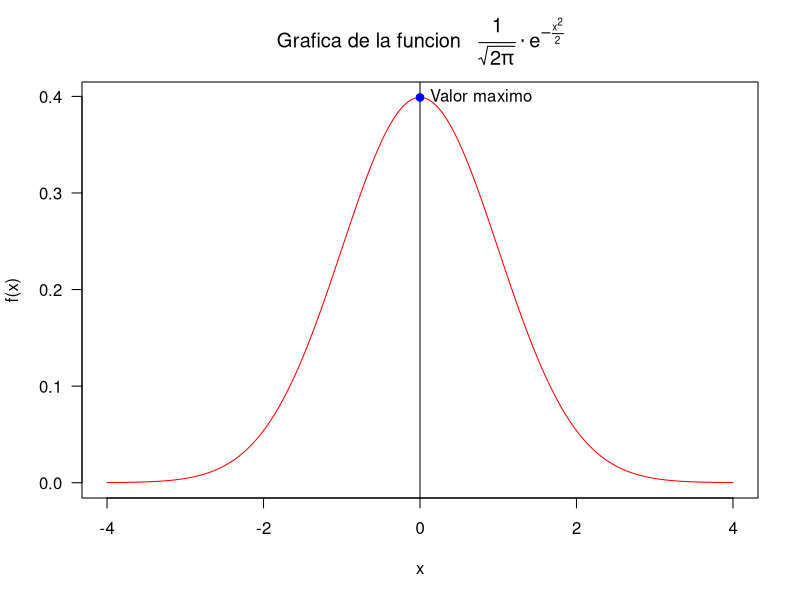
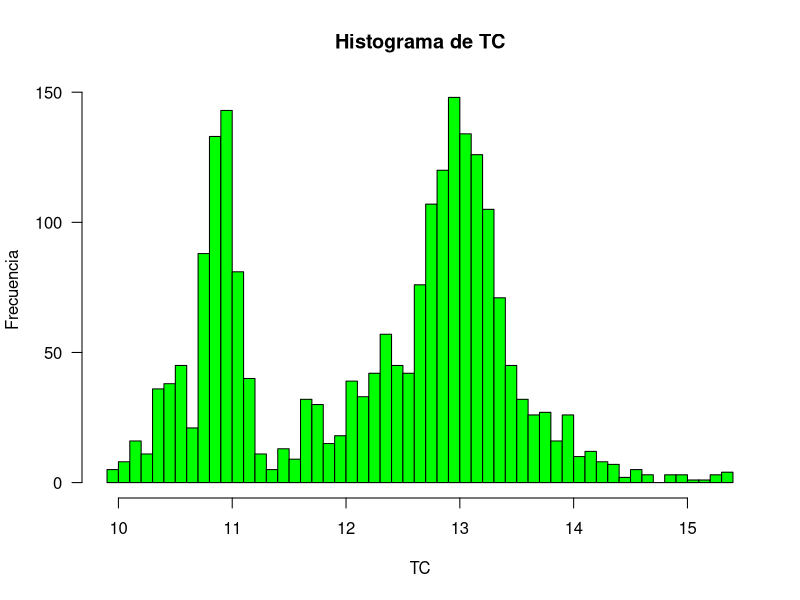
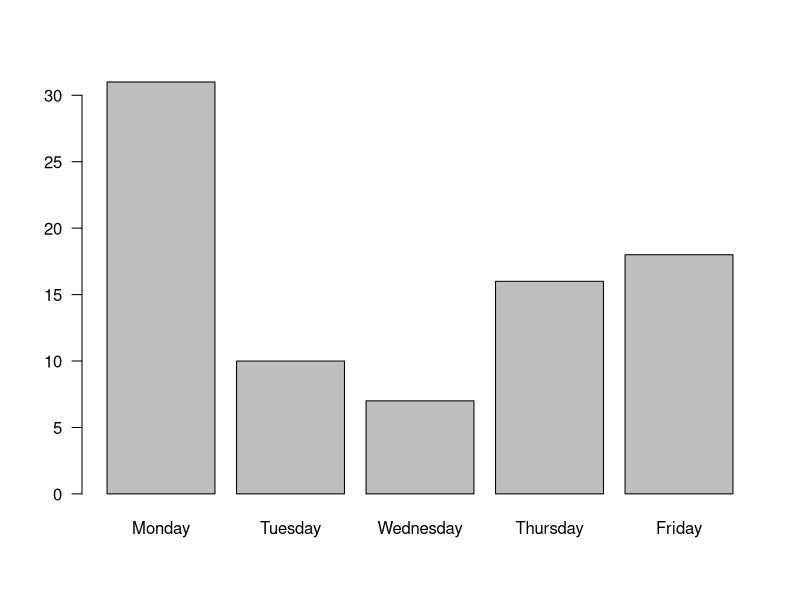
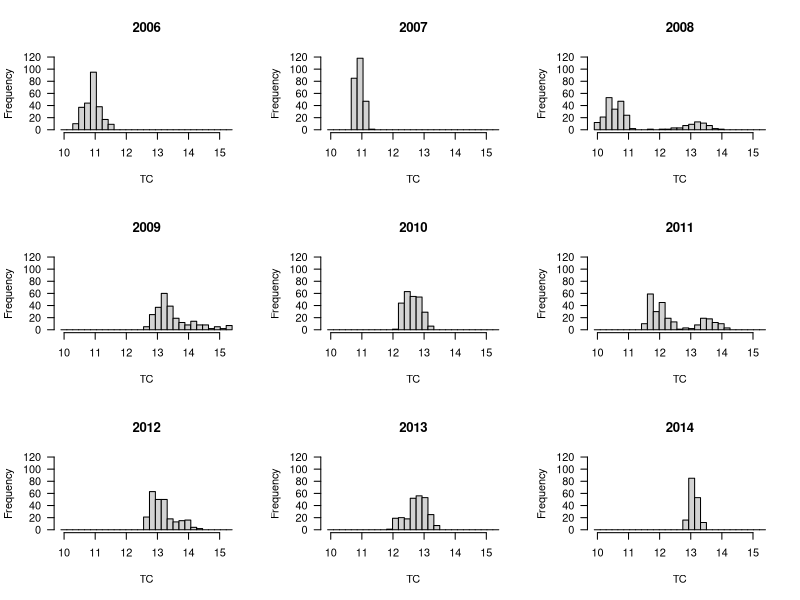
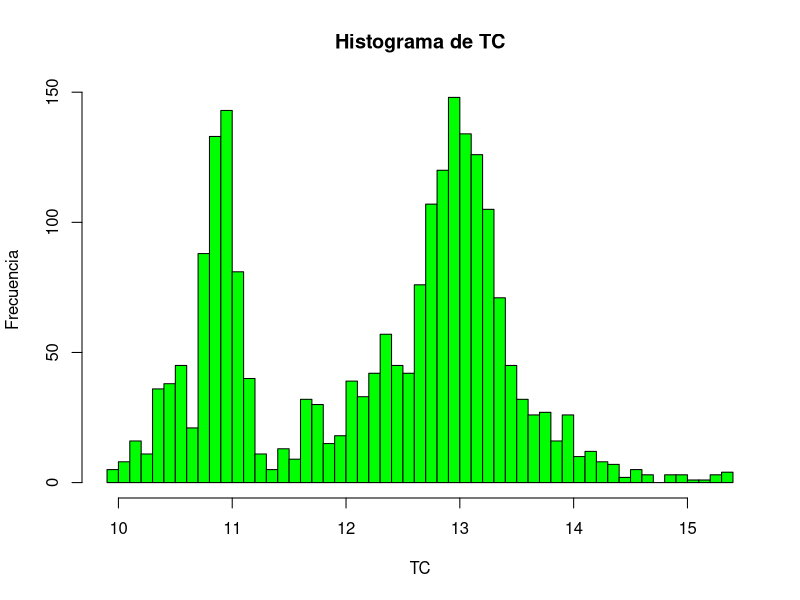

Write the R code that produced these figures, in order.
## ---- chunk 1
##Pregunta 1
 normal  <- function(x){
   1/sqrt(2*pi)*exp((-x^2)/2)
 }
##Gráfica
curve(normal, from = -4, to = 4, xlab = "x", ylab = "f(x)", n = 1000, col= "red", main = expression(paste("Grafica de la funcion   ", over(1,sqrt(2*pi))%.%e^-over(x^2,2))), par(las = 1))
##
 abline(v = 0, col = "black")
##
 points(x = 0, y = 1/sqrt(2*pi), col = "blue", pch = 19)
 text(x = 0, y = 1/sqrt(2*pi), "Valor maximo", pos = 4)
## ---- chunk 2
##Pregunta 2
 TC.Banxico <- read.table("tipoCambioBanxico.txt", header = TRUE, sep = "|", stringsAsFactors = FALSE)
##
 TC.Banxico
## ---- chunk 3
##Pregunta 3
 ?strptime
 str(TC.Banxico)
 TC.Banxico[,1] <- as.Date(TC.Banxico[,1], format = "%d/%m/%Y")
 str(TC.Banxico)
## ---- chunk 4
##Pregunta 4
 x1 <- unclass(TC.Banxico[,1])
##Máximo
 as.Date(max(x1), origin="1970-01-01")
##Mínimo
 as.Date(min(x1), origin="1970-01-01")
##Otra forma utilizando Range
 as.Date(range(x1), origin="1970-01-01")
## ---- chunk 5
##Pregunta 5
 options(digits = 5)
 x1 <- subset(TC.Banxico, TC != "N/E")
 x1[,2] <- as.numeric(x1[,2])
 str(x1)
##Histograma
 hist(x1[,2], breaks = 56, col = "green", main = "Histograma de TC", xlab = "TC", ylab = "Frecuencia")
## ---- chunk 6
##Pregunta 6
##El número de observaciones en cada rango
 c(ran1 = sum(x1[,2]<=10), ran2 = sum((x1[,2]<=11) & (x1[,2]>=10)), ran3 = sum((x1[,2]<=12) & (x1[,2]>=11)), ran4 = sum((x1[,2]<=13) & (x1[,2]>=12)), ran5 = sum((x1[,2]<=14) & (x1[,2]>=13)), ran6 = sum((x1[,2]<=15) & (x1[,2]>=14)), ran7 = sum(x1[,2]>=15))
##Por lo tanto los rangos con mayores observaciones son ran4 y ran5, es decir entre los tipos de cambio 12-13 y 13-14
## ---- chunk 7
##Pregunta 7
 png(file = "HistogramaTC.png", bg = "transparent", units = "px", width = 450, height = 500)
 hist(x1[,2], breaks = 56, col = "green", main = "Histograma de TC", xlab = "TC", ylab = "Frecuencia")
 dev.off()
 
## ---- chunk 8
##Pregunta 8
 tabla <- table(weekdays(TC.Banxico$Fecha.DOF), TC.Banxico$TC == "N/E")
 tabla <- tabla[,-1]
 tabla <- tabla[c(2,6,7,5,1)]
 tabla
## ---- chunk 9
##Pregunta 9
 barplot(tabla)
##Observando la gráfica se puede ver que el día que menos se publica el TC es en lunes
## ---- chunk 10
##Pregunta 10
 x1$Periodo <- as.POSIXlt(x1[,1])
 x1$Periodo <- x1[,3]$year + 1900
##Tuve que sumar 1900 ya que POSIXlt regresa una lista de 9 elementos, y consultando la ayuda ?POSIXlt, pude observar que cuando ocupo el elemento year me regresa los años desde 1900 
## ---- chunk 11
##Pregunta 11
 par(mfrow = c(3,3))
 for(i in 1:9){
   hist(x1[,2][x1[,3] == 2005+i], breaks = seq(9.9, 15.4, length.out = 30), xlim = c(9.9, 15.4), ylim = c(0, 120), main = 2005+i,  xlab = "TC")
 }
## ---- chunk 12
##Pregunta 12
##2006: El tipo de cambio se encuentra acotado entre 10 y 12, la media se encuentra aproximadamante en 11
##2007: La media se encuentra antes de 11 y hay muy poca desviación estándar
##2008: El tipo de cambio es muy cambiante, la media se encuentra entre 10 y 11
##2009: La media se encuentra aproximiadamente en 13, y muy pocos tipos de cambio están después de 15
##2010: El tipo de cambio se encuentra casi acotado por 12 y 13, pocos valores pasan de 13
##2011: La gráfica es parecida a la de 2008, con valores mayores que no pasan de 15
##2012: La media se encuentra antes de 13
##2013: La mayoría de los valores de aproximan a 13, y se puede observar desviación
##2014: Hay menos observaciones del tipo de cambio pero la media esta aproximadamente en 13
## ---- chunk 13
##Pregunta 13
